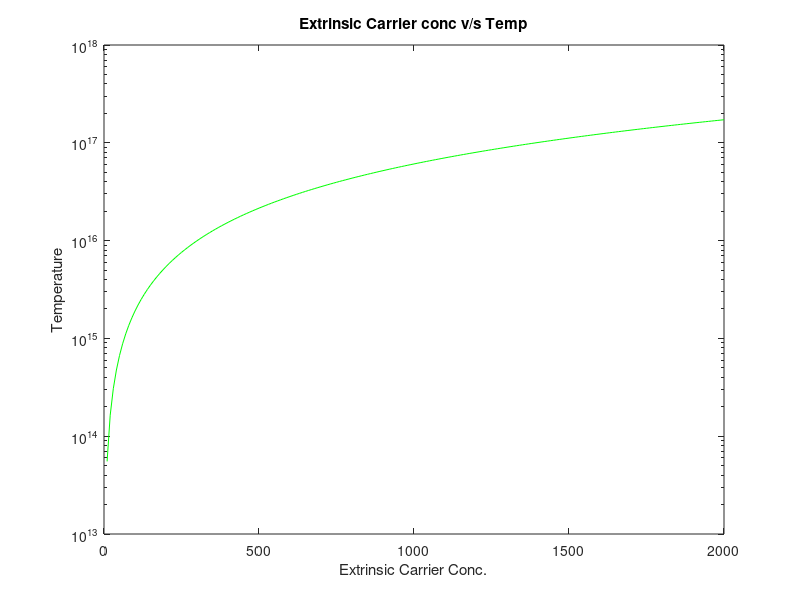

The MATLAB script that drew this image:
%pretty lame code
%extrinsic carrier conc
t=0:10:2000;
na=10e16;
nd=10e14;
eion=0.05;
a=((na*nd)^0.5./(300)^1.5);
b=((eion)./(2*0.026*t));
na=(a.*(t.^1.5).*exp(-b));
semilogy(t,na,'g');
xlabel('Extrinsic Carrier Conc.');
ylabel('Temperature');
title('Extrinsic Carrier conc v/s Temp');
hold on;
